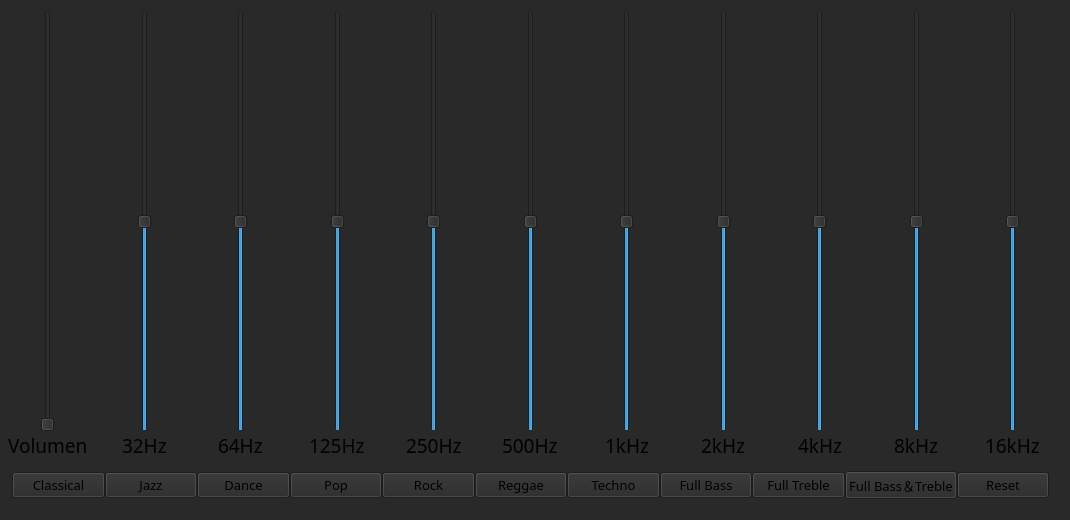
    <widget class="QWidget" name="tab_1">
     <property name="font">
      <font>
       <family>Fira Code Retina</family>
       <pointsize>20</pointsize>
      </font>
     </property>
     <property name="styleSheet">
      <string notr="true">background-color: rgb(40, 41, 40);</string>
     </property>
     <attribute name="title">
      <string>Ecualizador</string>
     </attribute>
     <widget class="QWidget" name="verticalLayoutWidget">
      <property name="geometry">
       <rect>
        <x>0</x>
        <y>0</y>
        <width>1061</width>
        <height>511</height>
       </rect>
      </property>
      <layout class="QVBoxLayout" name="verticalLayout">
       <property name="spacing">
        <number>0</number>
       </property>
       <property name="topMargin">
        <number>10</number>
       </property>
       <item>
        <layout class="QHBoxLayout" name="horizontalLayout_3">
         <item>
          <layout class="QVBoxLayout" name="verticalLayout_2">
           <item alignment="Qt::AlignHCenter">
            <widget class="QSlider" name="volumeSlider">
             <property name="font">
              <font>
               <family>Sans Serif</family>
               <pointsize>14</pointsize>
              </font>
             </property>
             <property name="layoutDirection">
              <enum>Qt::LeftToRight</enum>
             </property>
             <property name="maximum">
              <number>100</number>
             </property>
             <property name="pageStep">
              <number>5</number>
             </property>
             <property name="value">
              <number>0</number>
             </property>
             <property name="sliderPosition">
              <number>0</number>
             </property>
             <property name="orientation">
              <enum>Qt::Vertical</enum>
             </property>
             <property name="tickInterval">
              <number>0</number>
             </property>
            </widget>
           </item>
           <item alignment="Qt::AlignHCenter">
            <widget class="QLabel" name="volumeLabel">
             <property name="font">
              <font>
               <family>Fira Code</family>
               <pointsize>14</pointsize>
              </font>
             </property>
             <property name="layoutDirection">
              <enum>Qt::LeftToRight</enum>
             </property>
             <property name="text">
              <string>Volumen</string>
             </property>
            </widget>
           </item>
          </layout>
         </item>
         <item>
          <layout class="QVBoxLayout" name="verticalLayout_3">
           <item alignment="Qt::AlignHCenter">
            <widget class="QSlider" name="bandSlider_1">
             <property name="font">
              <font>
               <family>Sans Serif</family>
               <pointsize>14</pointsize>
              </font>
             </property>
             <property name="layoutDirection">
              <enum>Qt::LeftToRight</enum>
             </property>
             <property name="minimum">
              <number>-1200</number>
             </property>
             <property name="maximum">
              <number>1200</number>
             </property>
             <property name="singleStep">
              <number>1</number>
             </property>
             <property name="pageStep">
              <number>5</number>
             </property>
             <property name="value">
              <number>0</number>
             </property>
             <property name="sliderPosition">
              <number>0</number>
             </property>
             <property name="orientation">
              <enum>Qt::Vertical</enum>
             </property>
             <property name="tickInterval">
              <number>0</number>
             </property>
            </widget>
           </item>
           <item alignment="Qt::AlignHCenter">
            <widget class="QLabel" name="bandLabel_1">
             <property name="font">
              <font>
               <family>Fira Code</family>
               <pointsize>14</pointsize>
              </font>
             </property>
             <property name="layoutDirection">
              <enum>Qt::LeftToRight</enum>
             </property>
             <property name="text">
              <string>32Hz</string>
             </property>
            </widget>
           </item>
          </layout>
         </item>
         <item>
          <layout class="QVBoxLayout" name="verticalLayout_4">
           <item alignment="Qt::AlignHCenter">
            <widget class="QSlider" name="bandSlider_2">
             <property name="font">
              <font>
               <family>Sans Serif</family>
               <pointsize>14</pointsize>
              </font>
             </property>
             <property name="layoutDirection">
              <enum>Qt::LeftToRight</enum>
             </property>
             <property name="minimum">
              <number>-1200</number>
             </property>
             <property name="maximum">
              <number>1200</number>
             </property>
             <property name="singleStep">
              <number>1</number>
             </property>
             <property name="pageStep">
              <number>5</number>
             </property>
             <property name="value">
              <number>0</number>
             </property>
             <property name="sliderPosition">
              <number>0</number>
             </property>
             <property name="orientation">
              <enum>Qt::Vertical</enum>
             </property>
             <property name="tickInterval">
              <number>0</number>
             </property>
            </widget>
           </item>
           <item alignment="Qt::AlignHCenter">
            <widget class="QLabel" name="bandLabel_2">
             <property name="font">
              <font>
               <family>Fira Code</family>
               <pointsize>14</pointsize>
              </font>
             </property>
             <property name="layoutDirection">
              <enum>Qt::LeftToRight</enum>
             </property>
             <property name="text">
              <string>64Hz</string>
             </property>
            </widget>
           </item>
          </layout>
         </item>
         <item>
          <layout class="QVBoxLayout" name="verticalLayout_5">
           <item alignment="Qt::AlignHCenter">
            <widget class="QSlider" name="bandSlider_3">
             <property name="font">
              <font>
               <family>Sans Serif</family>
               <pointsize>14</pointsize>
              </font>
             </property>
             <property name="layoutDirection">
              <enum>Qt::LeftToRight</enum>
             </property>
             <property name="minimum">
              <number>-1200</number>
             </property>
             <property name="maximum">
              <number>1200</number>
             </property>
             <property name="singleStep">
              <number>1</number>
             </property>
             <property name="pageStep">
              <number>5</number>
             </property>
             <property name="value">
              <number>0</number>
             </property>
             <property name="sliderPosition">
              <number>0</number>
             </property>
             <property name="orientation">
              <enum>Qt::Vertical</enum>
             </property>
             <property name="tickInterval">
              <number>0</number>
             </property>
            </widget>
           </item>
           <item alignment="Qt::AlignHCenter">
            <widget class="QLabel" name="bandLabel_3">
             <property name="font">
              <font>
               <family>Fira Code</family>
               <pointsize>14</pointsize>
              </font>
             </property>
             <property name="layoutDirection">
              <enum>Qt::LeftToRight</enum>
             </property>
             <property name="text">
              <string>125Hz</string>
             </property>
            </widget>
           </item>
          </layout>
         </item>
         <item>
          <layout class="QVBoxLayout" name="verticalLayout_6">
           <item alignment="Qt::AlignHCenter">
            <widget class="QSlider" name="bandSlider_4">
             <property name="font">
              <font>
               <family>Sans Serif</family>
               <pointsize>14</pointsize>
              </font>
             </property>
             <property name="layoutDirection">
              <enum>Qt::LeftToRight</enum>
             </property>
             <property name="minimum">
              <number>-1200</number>
             </property>
             <property name="maximum">
              <number>1200</number>
             </property>
             <property name="singleStep">
              <number>1</number>
             </property>
             <property name="pageStep">
              <number>5</number>
             </property>
             <property name="value">
              <number>0</number>
             </property>
             <property name="sliderPosition">
              <number>0</number>
             </property>
             <property name="orientation">
              <enum>Qt::Vertical</enum>
             </property>
             <property name="tickInterval">
              <number>0</number>
             </property>
            </widget>
           </item>
           <item alignment="Qt::AlignHCenter">
            <widget class="QLabel" name="bandLabel_4">
             <property name="font">
              <font>
               <family>Fira Code</family>
               <pointsize>14</pointsize>
              </font>
             </property>
             <property name="layoutDirection">
              <enum>Qt::LeftToRight</enum>
             </property>
             <property name="text">
              <string>250Hz</string>
             </property>
            </widget>
           </item>
          </layout>
         </item>
         <item>
          <layout class="QVBoxLayout" name="verticalLayout_7">
           <item alignment="Qt::AlignHCenter">
            <widget class="QSlider" name="bandSlider_5">
             <property name="font">
              <font>
               <family>Sans Serif</family>
               <pointsize>14</pointsize>
              </font>
             </property>
             <property name="layoutDirection">
              <enum>Qt::LeftToRight</enum>
             </property>
             <property name="minimum">
              <number>-1200</number>
             </property>
             <property name="maximum">
              <number>1200</number>
             </property>
             <property name="singleStep">
              <number>1</number>
             </property>
             <property name="pageStep">
              <number>5</number>
             </property>
             <property name="value">
              <number>0</number>
             </property>
             <property name="sliderPosition">
              <number>0</number>
             </property>
             <property name="orientation">
              <enum>Qt::Vertical</enum>
             </property>
             <property name="tickInterval">
              <number>0</number>
             </property>
            </widget>
           </item>
           <item alignment="Qt::AlignHCenter">
            <widget class="QLabel" name="bandLabel_5">
             <property name="font">
              <font>
               <family>Fira Code</family>
               <pointsize>14</pointsize>
              </font>
             </property>
             <property name="layoutDirection">
              <enum>Qt::LeftToRight</enum>
             </property>
             <property name="text">
              <string>500Hz</string>
             </property>
            </widget>
           </item>
          </layout>
         </item>
         <item>
          <layout class="QVBoxLayout" name="verticalLayout_8">
           <item alignment="Qt::AlignHCenter">
            <widget class="QSlider" name="bandSlider_6">
             <property name="font">
              <font>
               <family>Sans Serif</family>
               <pointsize>14</pointsize>
              </font>
             </property>
             <property name="layoutDirection">
              <enum>Qt::LeftToRight</enum>
             </property>
             <property name="minimum">
              <number>-1200</number>
             </property>
             <property name="maximum">
              <number>1200</number>
             </property>
             <property name="singleStep">
              <number>1</number>
             </property>
             <property name="pageStep">
              <number>5</number>
             </property>
             <property name="value">
              <number>0</number>
             </property>
             <property name="sliderPosition">
              <number>0</number>
             </property>
             <property name="orientation">
              <enum>Qt::Vertical</enum>
             </property>
             <property name="tickInterval">
              <number>0</number>
             </property>
            </widget>
           </item>
           <item alignment="Qt::AlignHCenter">
            <widget class="QLabel" name="bandLabel_6">
             <property name="font">
              <font>
               <family>Fira Code</family>
               <pointsize>14</pointsize>
              </font>
             </property>
             <property name="layoutDirection">
              <enum>Qt::LeftToRight</enum>
             </property>
             <property name="text">
              <string>1kHz</string>
             </property>
            </widget>
           </item>
          </layout>
         </item>
         <item>
          <layout class="QVBoxLayout" name="verticalLayout_9">
           <item alignment="Qt::AlignHCenter">
            <widget class="QSlider" name="bandSlider_7">
             <property name="font">
              <font>
               <family>Sans Serif</family>
               <pointsize>14</pointsize>
              </font>
             </property>
             <property name="layoutDirection">
              <enum>Qt::LeftToRight</enum>
             </property>
             <property name="minimum">
              <number>-1200</number>
             </property>
             <property name="maximum">
              <number>1200</number>
             </property>
             <property name="singleStep">
              <number>1</number>
             </property>
             <property name="pageStep">
              <number>5</number>
             </property>
             <property name="value">
              <number>0</number>
             </property>
             <property name="sliderPosition">
              <number>0</number>
             </property>
             <property name="orientation">
              <enum>Qt::Vertical</enum>
             </property>
             <property name="tickInterval">
              <number>0</number>
             </property>
            </widget>
           </item>
           <item alignment="Qt::AlignHCenter">
            <widget class="QLabel" name="bandLabel_7">
             <property name="font">
              <font>
               <family>Fira Code</family>
               <pointsize>14</pointsize>
              </font>
             </property>
             <property name="layoutDirection">
              <enum>Qt::LeftToRight</enum>
             </property>
             <property name="text">
              <string>2kHz</string>
             </property>
            </widget>
           </item>
          </layout>
         </item>
         <item>
          <layout class="QVBoxLayout" name="verticalLayout_10">
           <item alignment="Qt::AlignHCenter">
            <widget class="QSlider" name="bandSlider_8">
             <property name="font">
              <font>
               <family>Sans Serif</family>
               <pointsize>14</pointsize>
              </font>
             </property>
             <property name="layoutDirection">
              <enum>Qt::LeftToRight</enum>
             </property>
             <property name="minimum">
              <number>-1200</number>
             </property>
             <property name="maximum">
              <number>1200</number>
             </property>
             <property name="singleStep">
              <number>1</number>
             </property>
             <property name="pageStep">
              <number>5</number>
             </property>
             <property name="value">
              <number>0</number>
             </property>
             <property name="sliderPosition">
              <number>0</number>
             </property>
             <property name="orientation">
              <enum>Qt::Vertical</enum>
             </property>
             <property name="tickInterval">
              <number>0</number>
             </property>
            </widget>
           </item>
           <item alignment="Qt::AlignHCenter">
            <widget class="QLabel" name="bandLabel_8">
             <property name="font">
              <font>
               <family>Fira Code</family>
               <pointsize>14</pointsize>
              </font>
             </property>
             <property name="layoutDirection">
              <enum>Qt::LeftToRight</enum>
             </property>
             <property name="text">
              <string>4kHz</string>
             </property>
            </widget>
           </item>
          </layout>
         </item>
         <item>
          <layout class="QVBoxLayout" name="verticalLayout_11">
           <item alignment="Qt::AlignHCenter">
            <widget class="QSlider" name="bandSlider_9">
             <property name="font">
              <font>
               <family>Sans Serif</family>
               <pointsize>14</pointsize>
              </font>
             </property>
             <property name="layoutDirection">
              <enum>Qt::LeftToRight</enum>
             </property>
             <property name="minimum">
              <number>-1200</number>
             </property>
             <property name="maximum">
              <number>1200</number>
             </property>
             <property name="singleStep">
              <number>1</number>
             </property>
             <property name="pageStep">
              <number>5</number>
             </property>
             <property name="value">
              <number>0</number>
             </property>
             <property name="sliderPosition">
              <number>0</number>
             </property>
             <property name="orientation">
              <enum>Qt::Vertical</enum>
             </property>
             <property name="tickInterval">
              <number>0</number>
             </property>
            </widget>
           </item>
           <item alignment="Qt::AlignHCenter">
            <widget class="QLabel" name="bandLabel_9">
             <property name="font">
              <font>
               <family>Fira Code</family>
               <pointsize>14</pointsize>
              </font>
             </property>
             <property name="layoutDirection">
              <enum>Qt::LeftToRight</enum>
             </property>
             <property name="text">
              <string>8kHz</string>
             </property>
            </widget>
           </item>
          </layout>
         </item>
         <item>
          <layout class="QVBoxLayout" name="verticalLayout_12">
           <item alignment="Qt::AlignHCenter">
            <widget class="QSlider" name="bandSlider_10">
             <property name="font">
              <font>
               <family>Sans Serif</family>
               <pointsize>14</pointsize>
              </font>
             </property>
             <property name="layoutDirection">
              <enum>Qt::LeftToRight</enum>
             </property>
             <property name="minimum">
              <number>-1200</number>
             </property>
             <property name="maximum">
              <number>1200</number>
             </property>
             <property name="singleStep">
              <number>1</number>
             </property>
             <property name="pageStep">
              <number>5</number>
             </property>
             <property name="value">
              <number>0</number>
             </property>
             <property name="sliderPosition">
              <number>0</number>
             </property>
             <property name="orientation">
              <enum>Qt::Vertical</enum>
             </property>
             <property name="tickInterval">
              <number>0</number>
             </property>
            </widget>
           </item>
           <item alignment="Qt::AlignHCenter">
            <widget class="QLabel" name="bandLabel_10">
             <property name="font">
              <font>
               <family>Fira Code</family>
               <pointsize>14</pointsize>
              </font>
             </property>
             <property name="layoutDirection">
              <enum>Qt::LeftToRight</enum>
             </property>
             <property name="text">
              <string>16kHz</string>
             </property>
            </widget>
           </item>
          </layout>
         </item>
        </layout>
       </item>
       <item>
        <layout class="QHBoxLayout" name="horizontalLayout_2">
         <property name="leftMargin">
          <number>12</number>
         </property>
         <property name="topMargin">
          <number>12</number>
         </property>
         <property name="rightMargin">
          <number>12</number>
         </property>
         <property name="bottomMargin">
          <number>12</number>
         </property>
         <item>
          <widget class="QPushButton" name="pushButton_1">
           <property name="font">
            <font>
             <family>Fira Code</family>
             <pointsize>10</pointsize>
            </font>
           </property>
           <property name="text">
            <string>Classical</string>
           </property>
          </widget>
         </item>
         <item>
          <widget class="QPushButton" name="pushButton_2">
           <property name="font">
            <font>
             <family>Fira Code</family>
             <pointsize>10</pointsize>
            </font>
           </property>
           <property name="text">
            <string>Jazz</string>
           </property>
          </widget>
         </item>
         <item>
          <widget class="QPushButton" name="pushButton_3">
           <property name="font">
            <font>
             <family>Fira Code</family>
             <pointsize>10</pointsize>
            </font>
           </property>
           <property name="text">
            <string>Dance</string>
           </property>
          </widget>
         </item>
         <item>
          <widget class="QPushButton" name="pushButton_4">
           <property name="font">
            <font>
             <family>Fira Code</family>
             <pointsize>10</pointsize>
            </font>
           </property>
           <property name="text">
            <string>Pop</string>
           </property>
          </widget>
         </item>
         <item>
          <widget class="QPushButton" name="pushButton_5">
           <property name="font">
            <font>
             <family>Fira Code</family>
             <pointsize>10</pointsize>
            </font>
           </property>
           <property name="text">
            <string>Rock</string>
           </property>
          </widget>
         </item>
         <item>
          <widget class="QPushButton" name="pushButton_6">
           <property name="font">
            <font>
             <family>Fira Code</family>
             <pointsize>10</pointsize>
            </font>
           </property>
           <property name="text">
            <string>Reggae</string>
           </property>
          </widget>
         </item>
         <item>
          <widget class="QPushButton" name="pushButton_7">
           <property name="font">
            <font>
             <family>Fira Code</family>
             <pointsize>10</pointsize>
            </font>
           </property>
           <property name="text">
            <string>Techno</string>
           </property>
          </widget>
         </item>
         <item>
          <widget class="QPushButton" name="pushButton_8">
           <property name="font">
            <font>
             <family>Fira Code</family>
             <pointsize>10</pointsize>
            </font>
           </property>
           <property name="text">
            <string>Full Bass</string>
           </property>
          </widget>
         </item>
         <item alignment="Qt::AlignVCenter">
          <widget class="QPushButton" name="pushButton_9">
           <property name="font">
            <font>
             <family>Fira Code</family>
             <pointsize>10</pointsize>
            </font>
           </property>
           <property name="text">
            <string>Full Treble</string>
           </property>
          </widget>
         </item>
         <item alignment="Qt::AlignHCenter">
          <widget class="QPushButton" name="pushButton_10">
           <property name="font">
            <font>
             <family>Fira Code</family>
             <pointsize>10</pointsize>
            </font>
           </property>
           <property name="text">
            <string>Full Bass＆Treble</string>
           </property>
          </widget>
         </item>
         <item>
          <widget class="QPushButton" name="pushButton_11">
           <property name="font">
            <font>
             <family>Fira Code</family>
             <pointsize>10</pointsize>
            </font>
           </property>
           <property name="text">
            <string>Reset</string>
           </property>
          </widget>
         </item>
        </layout>
       </item>
      </layout>
     </widget>
    </widget>
